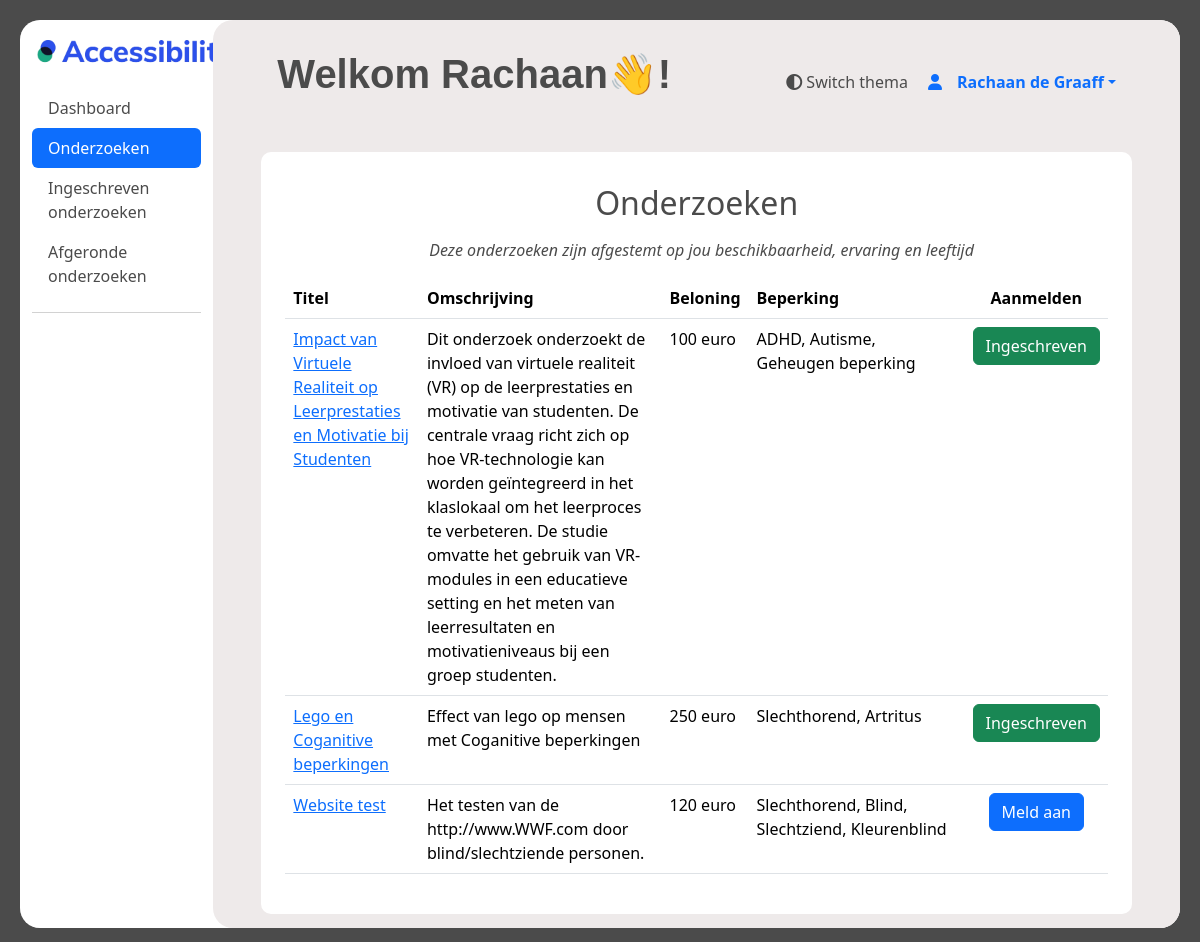
/ervaringsdeskundige/onderzoeken (signed in), run on the app's committed database.
### ervaringsdeskundige/models.py (models this page shows)
class User(AbstractUser):
    first_name = models.CharField(max_length=100)
    last_name = models.CharField(max_length=100)
    postcode = models.CharField(max_length=10)
    geslacht = models.CharField(max_length=10, choices=[('M','Man'),('V', 'Vrouw'), ('0', 'Anders')])
    email = models.EmailField()
    telefoonnummer = models.CharField(max_length=100)
    geboortedatum = models.DateField()
    gebruikte_hulpmiddelen = models.TextField(max_length=200)
    bijzonderheden = models.TextField(max_length=100, default='', blank=True)
    beschikbaar_vanaf = models.DateTimeField()
    beschikbaar_tot = models.DateTimeField()
    bijzonderheden_beschikbaarheid = models.TextField(max_length=100, blank=True)
    username = models.CharField(max_length=100, unique=True)
    voorkeur_benadering = models.CharField(max_length=20)
    status = models.CharField(max_length=10, default=1)
    opmerking_verwijderd = models.TextField(blank=True, null=True)
    datum_goedgekeurd = models.DateTimeField(blank=True, null=True)
    goedegekeurd_door = models.CharField(max_length=100, null=True)
    groups = models.ManyToManyField(
        Group,
        verbose_name='groups',
        related_name='user_groups',
        blank=True,
        help_text='The groups this user belongs to. A user will get all permissions granted to each of their groups.',
        related_query_name='user',
    )
    user_permissions = models.ManyToManyField(
        Permission,
        verbose_name='user permissions',
        related_name='user_user_permissions',
        blank=True,
        help_text='Specific permissions for this user.',
        related_query_name='user',
    )
    def age(self):
        date_today = date.today()
        leeftijd = date_today.year - self.geboortedatum.year - ((date_today.month, date_today.day) < (self.geboortedatum.month, self.geboortedatum.day))
        return leeftijd

### main/models.py (models this page shows)
class Onderzoeken(models.Model):
    onderzoeks_id = models.AutoField(primary_key=True)
    organisatie = models.ForeignKey('Organisaties', models.DO_NOTHING)
    status = models.IntegerField(default=1)
    titel = models.TextField()
    omschrijving = models.TextField()
    datum_vanaf = models.DateTimeField()
    datum_tot = models.DateTimeField()
    soort_onderzoek = models.IntegerField()
    locatie = models.TextField(blank=True, null=True)
    met_beloning = models.IntegerField()
    beloning = models.TextField(blank=True, null=True)
    doelgroep_leeftijd_van = models.IntegerField()
    doelgroep_leeftijd_tot = models.IntegerField()
    contact_opgenomen = models.IntegerField(default=0)
    opmerkingen_beheerder = models.IntegerField(blank=True, null=True)
    type_onderzoek = models.ForeignKey('TypeOnderzoek', models.DO_NOTHING, db_column='type_onderzoek')
    class Meta:
        managed = False
        db_table = 'Onderzoeken'

class Beperkingen(models.Model):
    omschrijving = models.TextField()
    soort = models.TextField()
    class Meta:
        managed = False
        db_table = 'Beperkingen'

### ervaringsdeskundige/views.py (the view)
# urls.py: path('onderzoeken', views.onderzoeken, name="onderzoeken"),
@login_required
def onderzoeken(request):
    user = request.user
    user_age = user.age()
    user_available_from = user.beschikbaar_vanaf
    user_available_until = user.beschikbaar_tot
    limitations_user = BeperkingenErvaringsdeskundigen.objects.filter(ervaringsdeskundigen_id=user.id)
    limitations_ids = limitations_user.values_list('beperking_id', flat=True)
    filtered_investigations = BeperkingenOnderzoeken.objects.filter(beperking_id__in=limitations_ids)
    filtered_investigations_ids = filtered_investigations.values_list('onderzoeks_id', flat=True)
    investigations = Onderzoeken.objects.filter(
        doelgroep_leeftijd_van__lte=user_age,
        doelgroep_leeftijd_tot__gte=user_age,
        datum_vanaf__lte=user_available_until,
        datum_tot__gte=user_available_from,
        onderzoeks_id__in=filtered_investigations_ids
    )
    investigations_with_limitations = {}
    for investigation in investigations:
        limitation_ids = BeperkingenOnderzoeken.objects.filter(onderzoeks_id=investigation.onderzoeks_id).values_list('beperking_id', flat=True)
        limitations = Beperkingen.objects.filter(id__in=limitation_ids)
        existing = Deelnames.objects.filter(ervaringsdeskundige_id=user.id, onderzoeks_id=investigation.onderzoeks_id)
        status = 0
        if existing:
            status = 1
        investigations_with_limitations[investigation.onderzoeks_id] = {
            'onderzoek': investigation,
            'beperkingen': limitations,
            'status': status,
        }
    return render(
        request,
        "ervaringsdeskundige/onderzoeken.html",
        {"investigations": investigations_with_limitations},
    )

### templates/ervaringsdeskundige/onderzoeken.html (shortened to what this page needs)
{% extends "ervaringsdeskundige/base.html" %}
{% load static %}
{% block content %}
<div class="container-fluid" style="height: 94vh;">
    <div class="row">
        <nav id="sidebar" class="col-md-3 col-lg-2 d-md-block sidebar">
          <a href="#">
            <img style="margin: 20px; margin-left: 5px;" src="{% static 'images/logo_accessibility.png' %}" width="200px" alt="Logo van Accessibility">
          </a>
            <div class="position-sticky">
              <ul class="nav nav-pills flex-column mb-auto">
                <li class="nav-item">
                  <a href="/ervaringsdeskundige/dashboard"  class="nav-link menu_text">
                    Dashboard
                  </a>
                </li>
                <li>
                  <a href="/ervaringsdeskundige/onderzoeken" class="nav-link active" aria-current="page">
                    Onderzoeken
                  </a>
                </li>
                <li>
                  <a href="registered_investigations" class="nav-link menu_text">
                    Ingeschreven onderzoeken
                  </a>
                </li>
                <li>
                  <a href="/ervaringsdeskundige/completed_investigations" class="nav-link menu_text">
                    Afgeronde onderzoeken
                  </a>
                </li>
              </ul>
              <hr>
            </div>
        </nav>
        <div style="height: 94vh;" id="dashboard_main" class="col-md-9 ms-sm-auto col-lg-10 px-md-4">
        <div id="dashboard_overflow">
        <main >
          <div class="text-center" style="padding-top: 20px;">
            <div>
                  <div id="search" style="height: 20px;">
                    <a  style="margin-right: 20px;" onclick="toggleTheme()" tabindex="0"><i class="fa-solid fa-circle-half-stroke"></i>      Switch thema </a>
                    <div class="dropdown">
                      <a href="#" class="d-flex align-items-center text-decoration-none dropdown-toggle" id="dropdownUser2" data-bs-toggle="dropdown" aria-expanded="false" aria-label="dropdown menu met dashboard, profiel en loguit opties"  >
                        <i class="fa-solid fa-user" style="padding-right: 15px;" width="32" height="32" class="rounded-circle me-2"></i>
                        <strong>{{ user.first_name}} {{ user.last_name}}</strong>
                      </a>
                    </div>
                  </div>
                  <h1 style="margin: 10px; margin-left: 40px;" class="text-start extra-bold-header">Welkom {{ user.first_name }}👋!</h1>
          </div>
          </div>
          <div style="padding-top: 20px;">
            <div id="custom_cont"  class="m-4 p-4">
              <table class="table custom_table p-3">
                <h2 aria-describedby="table_reasearch_discription" class="p-2 text-center">Onderzoeken</h2>
                <p id="table_reasearch_discription" class="text-center" style="margin-left: 10px;"><em>Deze onderzoeken zijn afgestemt op jou beschikbaarheid, ervaring en leeftijd</em></p>
                  <thead>
                  <tr>
                      <th class="float-left" scope="col">Titel</th>
                      <th class="float-left" scope="col">Omschrijving</th>
                      <th class="float-left" scope="col">Beloning</th>
                      <th class="float-left" scope="col">Beperking</th>
                      <th class="text-center" scope="col">Aanmelden</th>
                  </tr>
                  </thead>
                  <tbody>
                    {% for investigation_id, data in investigations.items %}
                        <tr>
                    <td><a href="inspect_investigation/{{ data.onderzoek.onderzoeks_id }}">{{ data.onderzoek.titel }}</a></td>
                    <td>{{ data.onderzoek.omschrijving }}</td>
                    <td>{% if data.onderzoek.met_beloning == 1 %}
                            {{ data.onderzoek.beloning }}
                        {% else %}
                            Geen beloning beschikbaar
                        {% endif %}</td>
                    <td>
                      <div style="width: 200px;" class="text-wrap">
                          {% for limitation in data.beperkingen %}
                              {{ limitation.omschrijving }}{% if not forloop.last %},{% endif %}
                          {% endfor %}
                        </div>
                    </td>
                    <td class="text-center">
                        <form method="post" action="investigation/{{ data.onderzoek.onderzoeks_id }}">
                          {% if data.status == 0 %}
                          <button type="submit" class="btn btn-primary">Meld aan</button>
                          {% endif %}
                        </form>
                          {% if data.status == 1 %}
                          <button class="btn btn-success">Ingeschreven</button>
                          {% endif %}
                    </td>
                  </tr>
                    {% endfor %}
                  </tbody>
              </table>
          </div>
            </div>
      </main>
    </div>
    </div>
    </div>
</div>
{% endblock %}

### static/css/main.css (style rules this page uses)
:root { --background-light: #f5f5f5; --background-dark: #1f1f1f; --text-light: #4b4b4b; --text-dark: #ffffff; --accent-light: #9faecb; --accent-dark: #848484; --card-background-light: #ffffff; --card-background-dark: #393a69; --card-shadow-light: #bbbbbb; --card-shadow-dark: #7a7a7a; --border-light: #dddddd; --border-dark: #333333; --link-light: #007bff; --link-dark: #ff7f50; }
#content, .table, #dashboard_main, .rectangle, .card_stat, #custom_cont { transition: background-color 0.5s ease, color 0.3s ease, border-radius 0.5s ease; }
p { margin-top: 0; margin-bottom: 1rem; }
#search { margin-top: 10px; margin-right: 30px; float: right; justify-content: space-between; display: flex; padding: 10px; height: 80px; }
#custom_cont:not(.dark) { background-color: white; border-radius: 10px; }
.table { padding: 10px; }
body:not(.dark) { background-color: var(--text-light); color: var(--text-light); }
#sidebar { border-radius: 20px; }
#dashboard_main:not(.dark) { border-radius: 20px; background-color: #eeeaea; }
h1:not(.dark) { color: var(--tekst-light); }
#dashboard_overflow { overflow-y: auto; overflow-x: hidden; max-height: 94vh; height: 100%; }
.extra-bold-header { font-family: 'Inner', sans-serif; font-weight: 800; color: #4b4b4b; }
.custom_table:not(.dark) { background-color: #ffffff; color: var(--text-light); }
.menu_text:not(.dark) { color: var(--text-light); }

### data on the page
User: first_name "Rachaan", last_name "de Graaff"
Onderzoeken: onderzoek.titel "Impact van Virtuele Realiteit op Leerprestaties en Motivatie bij Studenten", onderzoek.omschrijving "Dit onderzoek onderzoekt de invloed van virtuele realiteit (VR) op de leerprestaties en motivatie van studenten. De centrale vraag richt zich op hoe VR-technologie kan worden geïntegreerd in het klaslokaal om het leerproces te verbeteren. De studie omvatte het gebruik van VR-modules in een educatieve setting en het meten van leerresultaten en motivatieniveaus bij een groep studenten.", onderzoek.beloning "100 euro", shows "Ingeschreven"
Beperkingen: omschrijving "ADHD"
Beperkingen: omschrijving "Autisme"
Beperkingen: omschrijving "Geheugen beperking"
Onderzoeken: onderzoek.titel "Lego en Coganitive beperkingen", onderzoek.omschrijving "Effect van lego op mensen met Coganitive beperkingen", onderzoek.beloning "250 euro", shows "Ingeschreven"
Beperkingen: omschrijving "Slechthorend"
Beperkingen: omschrijving "Artritus"
Onderzoeken: onderzoek.titel "Website test", onderzoek.omschrijving "Het testen van de http://www.WWF.com door blind/slechtziende personen.", onderzoek.beloning "120 euro", shows "Meld aan"
Beperkingen: omschrijving "Blind"
Beperkingen: omschrijving "Slechtziend"
Beperkingen: omschrijving "Kleurenblind"
